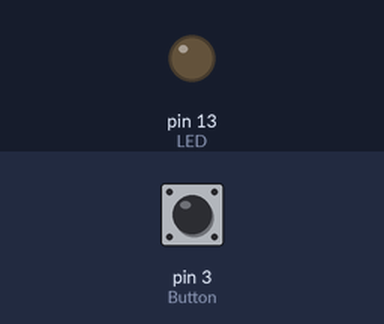
Bench run of a sketch on a simulated Arduino Uno, built with avr-gcc and run on an emulated ATmega328P. On the bench: output pins drawn as LEDs (lit = HIGH). Dashed ring = blinking. The test bench sets the inputs (shaded band); at power-on: pin 3 (Button) HIGH.

Above: at 1.2 s.
1.3 s: pin 3 (Button) pulsed LOW 5 times (0.12 s each, 0.3 s apart)
At 1.87 s:
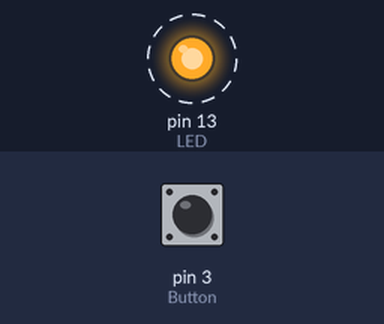
4.3 s: pin 3 (Button) pulled LOW for 0.15 s
At 5.5 s:
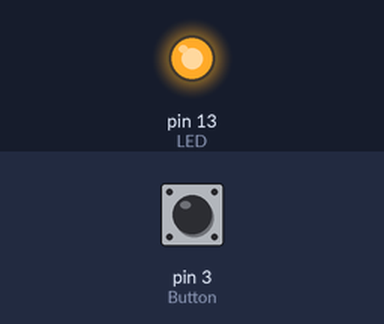
5.9 s: pin 3 (Button) pulled LOW for 1 s
At 8.0 s:
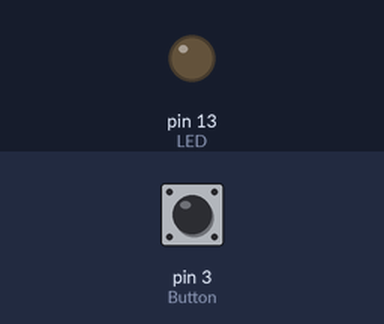
Timing chart, 0 to 9.5 s (numbered marks = the images above; inputs shaded):
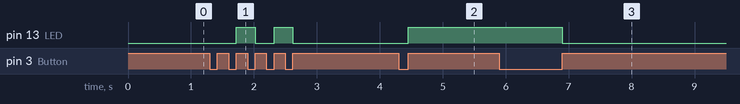

The sketch:

sketch_1004.ino
```cpp
int Button=3;
int LED=13;
boolean onoff=LOW;
void setup()
{
  pinMode(Button,INPUT);
  pinMode(LED,OUTPUT);
}
void loop(){
  if(digitalRead(Button)==LOW)
  {
    delay(10);
    if(digitalRead(Button)==HIGH)
    {
      digitalWrite(LED,onoff);
      onoff=(!onoff);
      delay(10);
      while(digitalRead(Button)==HIGH)
        delay(1);
      }
    }
  }
```

Measured:
- after the input at 1.3 s, pin 13 (LED): alternates HIGH for 0.30 s and LOW for 0.30 s, 4 changes in all, then stays LOW, starting after 0.42 s
- after the input at 4.3 s, pin 13 (LED): LOW → HIGH after 0.15 s
- after the input at 5.9 s, pin 13 (LED): HIGH → LOW after 1.0 s
